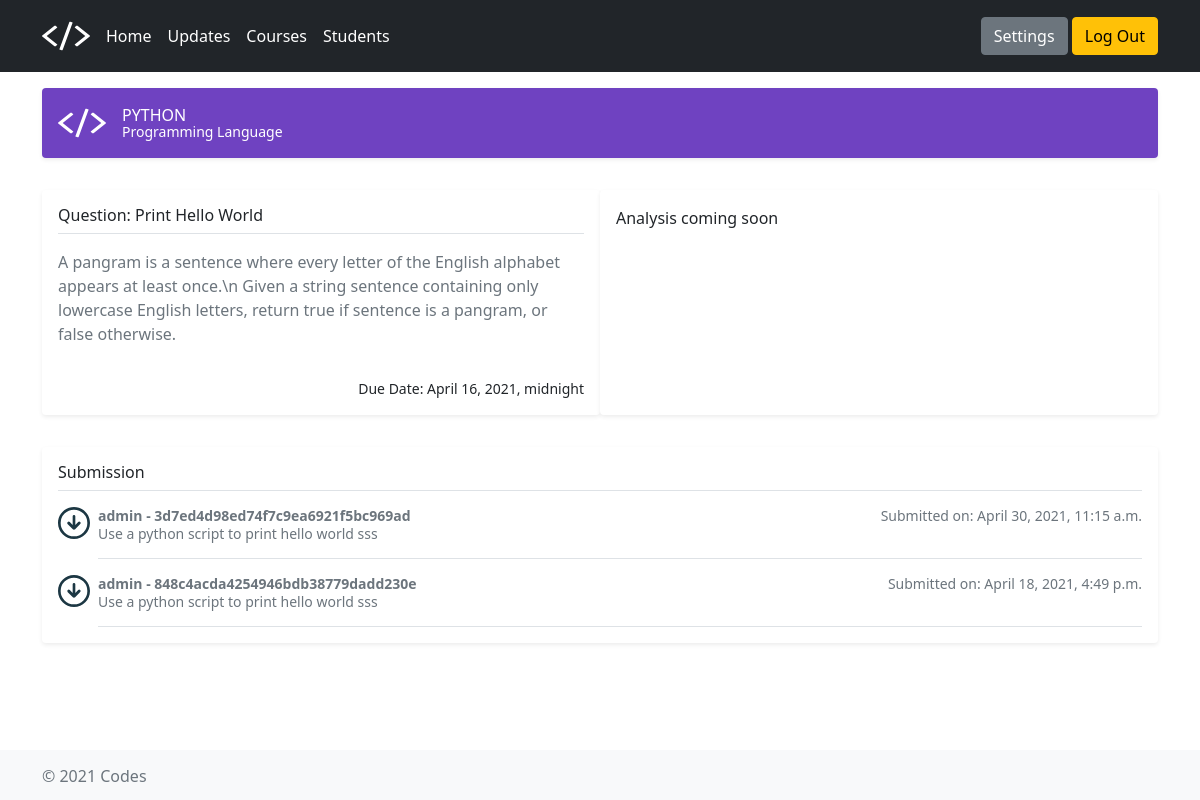
The page /courses/1/homework/1/ (signed in) on the database as committed earlier.
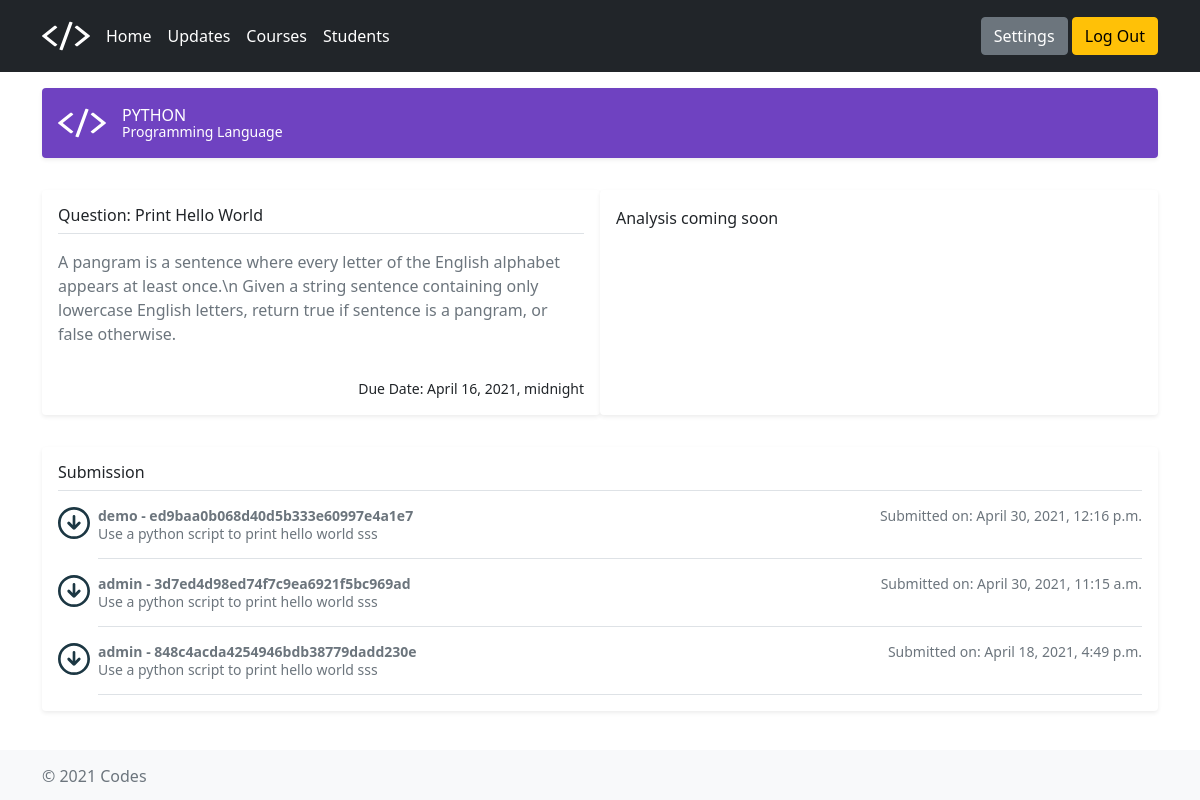
The same page on the database as committed later.
### courses/models.py (models this page shows)
class HomeworkSubmission(models.Model):
    user = models.ForeignKey(
        settings.AUTH_USER_MODEL,
        on_delete=models.CASCADE,
    )
    homework = models.ForeignKey(Homework, on_delete=models.CASCADE)
    submission_title = models.CharField(max_length=200)
    submission_description = models.TextField(max_length=200, null=True)
    submission_file_upload = models.FileField(
        upload_to=path_and_rename('documents/'))
    submission_result = models.FloatField(null=True)
    submission_comment = models.CharField(max_length=200, null=True)
    homework_submission_updated_datetime = models.DateTimeField(
        auto_now_add=True)
    def filename(self):
        base = os.path.basename(self.submission_file_upload.name)
        return os.path.splitext(base)[0]

class Homework(models.Model):
    course = models.ForeignKey(Course, on_delete=models.CASCADE)
    homework_title = models.CharField(max_length=200)
    homework_description = models.TextField(max_length=200)
    homework_instruction = models.TextField()
    homework_due_datetime = models.DateTimeField(null=True)
    homework_created_datetime = models.DateTimeField(auto_now_add=True)
    homework_updated_datetime = models.DateTimeField(auto_now=True)

### courses/views.py (the view)
@login_required
def homework_submission_view(request, course_id, homework_id):
    course = get_object_or_404(Course, pk=course_id)
    homework = get_object_or_404(Homework, id=homework_id)
    if not request.user.is_staff:
        submission_list = HomeworkSubmission.objects.all().filter(
            homework_id=homework_id, user=request.user.id).order_by('-homework_submission_updated_datetime')
    else:
        submission_list = HomeworkSubmission.objects.all().filter(
            homework_id=homework_id).order_by('-homework_submission_updated_datetime')
    if request.method == 'POST':
        form = DocumentForm(request.POST, request.FILES)
        if form.is_valid():
            user_id = User.objects.get(id=request.user.id)
            homework_id = Homework.objects.get(id=homework_id)
            form = form.save(commit=False)
            form.user = user_id
            form.homework = homework_id
            form.save()
            form = DocumentForm()
            context = {'course': course, 'homework': homework, 'form': form,
                       'submission_list': submission_list}
            return render(request, 'courses/submission.html', context)
    else:
        form = DocumentForm()
    context = {'course': course, 'homework': homework, 'form': form,
               'submission_list': submission_list}
    return render(request, 'courses/submission.html', context)

### templates/courses/submission.html (shortened to what this page needs)
{% extends "base_generic.html" %}
    {% block head %}
    {% load static %}
    <link href="{% static 'assets/dist/css/bootstrap.min.css' %}" rel="stylesheet" />
    {% load static %}
    <link href="{% static 'headers.css' %}" rel="stylesheet" />
    <link href="{% static 'offcanvas.css' %}" rel="stylesheet">
    <link href="{% static 'sticky-footer.css' %}" rel="stylesheet">
    {% endblock %}
{% block content %}
<body class="d-flex flex-column h-100">
    <main class="container">
        <div class="d-flex align-items-center p-3 my-3 text-white bg-purple rounded shadow-sm">
            <img class="me-3" src="{% static '/assets/brand/codes-logo-white.svg' %}" alt="" width="48" height="38">
            <div class="lh-1">
                {% if user.is_authenticated %}
                <h1 class="h6 mb-0 text-white lh-1">{{ course.course_name }}</h1>
                <small>{{ course.course_description }}</small>
                {% endif %}
            </div>
        </div>
        <div class='container'>
            <div class='row'>
                <div class="col my-3 p-3 bg-body rounded shadow-sm">
                    <h6 class="border-bottom pb-2 mb-0">Question: {{ homework.homework_title }}</h6>
                    {% if homework %}
                    <div class="d-flex text-muted pt-3">
                        <p>{{ homework.homework_instruction }}</p>
                    </div>
                    {% else %}
                    <div class="d-flex text-muted pt-3">
                        <p>No homework are available.</p>
                    </div>
                    {% endif %}
                    <small class="d-block text-end mt-3">
                        Due Date: {{ homework.homework_due_datetime }}
                    </small>
                </div>
                <div class='col my-3 p-3 bg-body rounded shadow-sm'>
                    {% if not request.user.is_staff %}
                    {% load crispy_forms_tags %}
                    {% else %}
                    <div>
                        <a>Analysis coming soon</a>
                    </div>
                    {% endif %}
                </div>
            </div>
        </div>
        <div class="my-3 p-3 bg-body rounded shadow-sm">
            <h6 class="border-bottom pb-2 mb-0">Submission</h6>
            {% if submission_list %}
            {% for submission in submission_list %}
            <div class="d-flex text-muted pt-3">
                <a href="{{ submission.submission_file_upload.url }}"></a>
                <div class="pb-3 mb-0 small lh-sm border-bottom w-100">
                    <div class="d-flex justify-content-between">
                        <strong class="text-gray-dark">
                            {{ submission.user }} - {{ submission.filename }}</strong>
                        Submitted on: {{ submission.homework_submission_updated_datetime }}
                    </div>
                    <span class="d-block">{{ homework.homework_description }}</span>
                </div>
            </div>
            {% endfor %}
            {% else %}
            <div class="d-flex text-muted pt-3">
                <p>No submission are available.</p>
            </div>
            {% endif %}
        </div>
    </main>
</body>
{% endblock %}
{% block script%}
{% load static %}
{% endblock %}

Rows that differ between the two databases and show on the page:
added HomeworkSubmission: user "demo", filename "ed9baa0b068d40d5b333e60997e4a1e7", homework_submission_updated_datetime "April 30, 2021, 12:16 p.m.", {{ homework.homework_description }} "Use a python script to print hello world sss"
